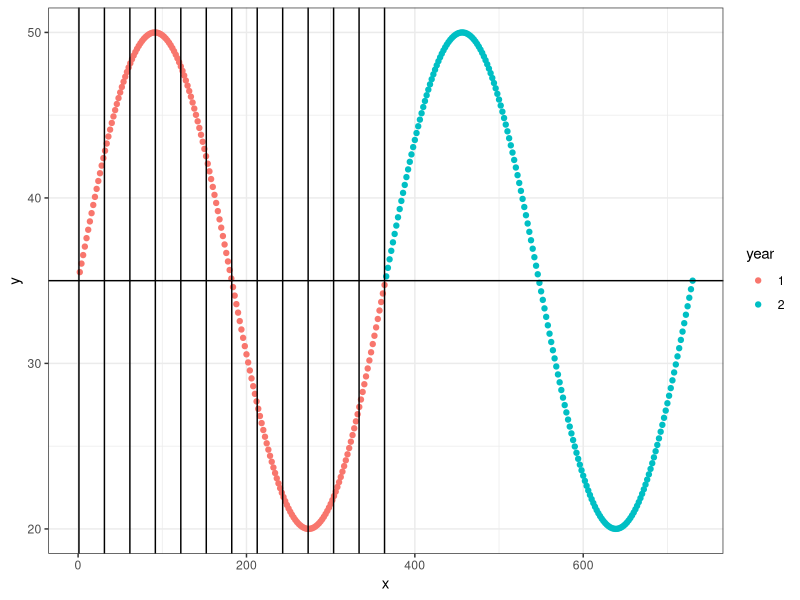
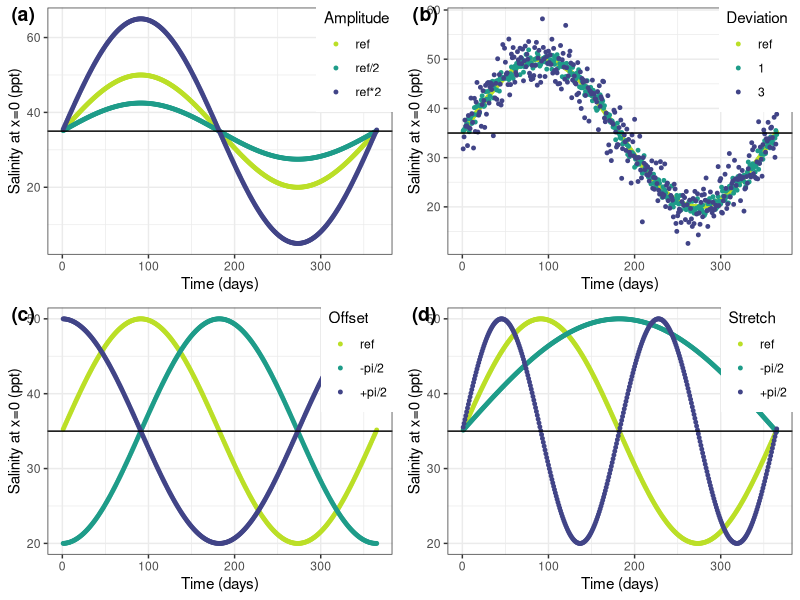
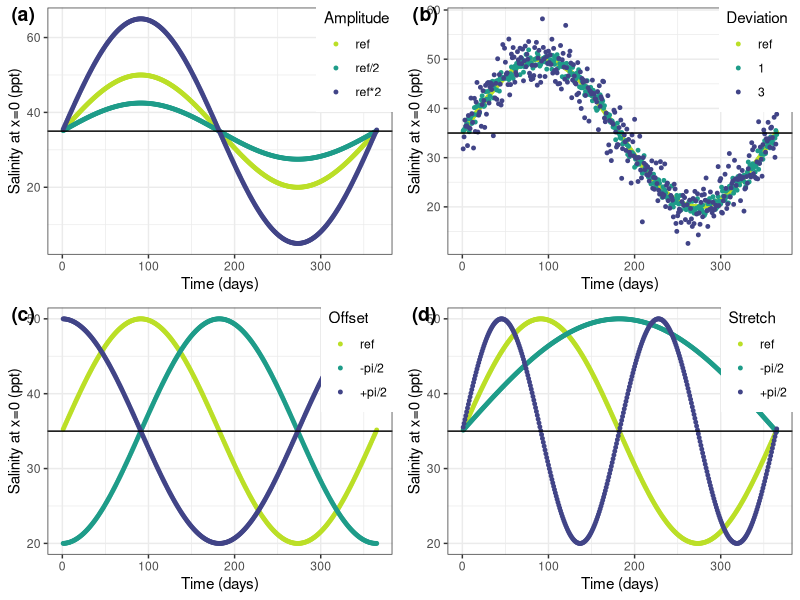

R code for these plots, in order:
library(tidyverse)
library(ggpubr)
theme_set(theme_bw())

# Function to calculate salinity at the border
# time_sec: time (seconds)
# s_x: salinity border (kg/kg)
# amplitude: amplitude of sine (kg/kg)
# stretch: horizontal stretch of sine 
# offset: offset of sine
# deviation: deviation in salinity (kg/kg)

sal.x.t = function(time_sec, s_x, amplitude, stretch, offset, deviation){
    xi <- amplitude * sin(time_sec /stretch + offset) + s_x
    xi = rnorm(n = length(xi), mean = xi, sd = deviation)
    return(xi)
}


# Example I ----

time_sec <- 3600*24*c(1:365*2)   # t2 years
salinity_left = 35 / 10^3        # salinity at the left border (x=0), 35ppt
amplitude <- 15 / 10^3
stretch <-  365*3600*24 / 2 / pi #0.5*365/2/pi * 3600 * 24 
offset <- 0
deviation = 0

sal_t_left = sal.x.t(time_sec, salinity_left, amplitude, stretch, offset, deviation)

data.frame(x = time_sec/3600/24,
           y = sal_t_left*10^3) %>% 
    mutate(year = ifelse(x < 365.25, "1", "2")) %>%
    ggplot(., aes(x = x, y = y, col = year)) +
    geom_point() +
    geom_hline(yintercept = salinity_left*10^3) +
    geom_vline(xintercept = seq(1, 365.25, by = 30.25))



# Example II ----

time_sec <- 3600*24*c(1:365)   # time in sec., e.g. 2 years
salinity_left = 35 / 10^3        # salinity at the left border (x=0)

amplitude <- 15 / 10^3
stretch <- 3600 * 24 * 58
offset <- 0
deviation = 0

# Reference
ref = sal.x.t(time_sec = time_sec, 
              s_x = salinity_left, 
              amplitude = amplitude, 
              stretch = stretch, 
              offset = offset,
              deviation = deviation)

# Amplitude
am_a = sal.x.t(time_sec = time_sec, 
                s_x = salinity_left, 
                amplitude = amplitude / 2, 
                stretch = stretch, 
                offset = offset,
                deviation = deviation)

am_b = sal.x.t(time_sec = time_sec, 
                s_x = salinity_left, 
                amplitude = amplitude * 2, 
                stretch = stretch, 
                offset = offset,
                deviation = deviation)
    
p1 = data.frame(x = time_sec / 3600 / 24,
                ref, am_a, am_b) %>% 
    gather(., key, value, ref, am_a, am_b) %>% 
    mutate(value = value * 10^3) %>% 
    mutate(key = factor(key,
                           levels = c("ref", "am_a", "am_b"),
                           labels = c("ref", "ref/2", "ref*2"))) %>% 
    ggplot(., aes(x = x, y = value, col = key, linetype = key)) +
    geom_point(size = 1) +
    geom_hline(yintercept = salinity_left*10^3) +
    scale_color_viridis_d(begin = 0.2, end = 0.9, direction = -1) +
    labs(x = "Time (days)",
         y = "Salinity at x=0 (ppt)",
         col = "Amplitude",
         linetype = "Amplitude") +
    theme(legend.position = c(0.9, 0.8))

# Deviation

dev_a = sal.x.t(time_sec = time_sec, 
                s_x = salinity_left, 
                amplitude = amplitude, 
                stretch = stretch, 
                offset = offset,
                deviation = deviation + 1/10^3)

dev_b = sal.x.t(time_sec = time_sec, 
                s_x = salinity_left, 
                amplitude = amplitude, 
                stretch = stretch, 
                offset = offset,
                deviation = deviation + 3/10^3)



p2 = data.frame(x = time_sec / 3600 / 24,
                ref, dev_a, dev_b) %>% 
    gather(., key, value, ref, dev_a, dev_b) %>% 
    mutate(value = value * 10^3) %>% 
    mutate(key = factor(key,
                        levels = c("ref", "dev_a", "dev_b"),
                        labels = c("ref", "1", "3"))) %>% 
    ggplot(., aes(x = x, y = value, col = key, linetype = key)) +
    geom_point(size = 1) +
    geom_hline(yintercept = salinity_left*10^3) +
    scale_color_viridis_d(begin = 0.2, end = 0.9, direction = -1) +
    labs(x = "Time (days)",
         y = "Salinity at x=0 (ppt)",
         col = "Deviation",
         linetype = "Deviation") +
    theme(legend.position = c(0.9, 0.8))

# Offset along time 
off_a = sal.x.t(time_sec = time_sec, 
                s_x = salinity_left, 
                amplitude = amplitude, 
                stretch = stretch, 
                offset = offset - pi/2,
                deviation = deviation)

off_b = sal.x.t(time_sec = time_sec, 
                s_x = salinity_left, 
                amplitude = amplitude, 
                stretch = stretch, 
                offset = offset + pi/2,
                deviation = deviation)


p3 = data.frame(x = time_sec / 3600 / 24,
                ref, off_a, off_b) %>% 
    gather(., key, value, ref, off_a, off_b) %>% 
    mutate(value = value * 10^3) %>% 
    mutate(key = factor(key,
                        levels = c("ref", "off_a", "off_b"),
                        labels = c("ref", "-pi/2", "+pi/2"))) %>% 
    ggplot(., aes(x = x, y = value, col = key, linetype = key)) +
    geom_point(size = 1) +
    geom_hline(yintercept = salinity_left*10^3) +
    scale_color_viridis_d(begin = 0.2, end = 0.9, direction = -1) +
    labs(x = "Time (days)",
         y = "Salinity at x=0 (ppt)",
         col = "Offset",
         linetype = "Offset") +
    theme(legend.position = c(0.9, 0.8))

# Horizontal stretch, i.e., defining the number of cycles per time period
str_a = sal.x.t(time_sec = time_sec, 
              s_x = salinity_left, 
              amplitude = amplitude, 
              stretch = stretch * 2, 
              offset = offset,
              deviation = deviation)

str_b = sal.x.t(time_sec = time_sec, 
              s_x = salinity_left, 
              amplitude = amplitude, 
              stretch = stretch / 2, 
              offset = offset,
              deviation = deviation)



p4 = data.frame(x = time_sec / 3600 / 24,
                ref, str_a, str_b) %>% 
    gather(., key, value, ref, str_a, str_b) %>% 
    mutate(value = value * 10^3) %>% 
    mutate(key = factor(key,
                        levels = c("ref", "str_a", "str_b"),
                        labels = c("ref", "-pi/2", "+pi/2"))) %>% 
    ggplot(., aes(x = x, y = value, col = key, linetype = key)) +
    geom_point(size = 1) +
    geom_hline(yintercept = salinity_left*10^3) +
    scale_color_viridis_d(begin = 0.2, end = 0.9, direction = -1) +
    labs(x = "Time (days)",
         y = "Salinity at x=0 (ppt)",
         col = "Stretch",
         linetype = "Stretch") +
    theme(legend.position = c(0.9, 0.8))




ggarrange(p1, p2, p3, p4, ncol = 2, nrow = 2,
          # legend = "bottom",
          labels = c("(a)", "(b)", "(c)", "(d)"))

ggsave("salinity_stretch_offset.jpg",
       width = 10, height = 7)
